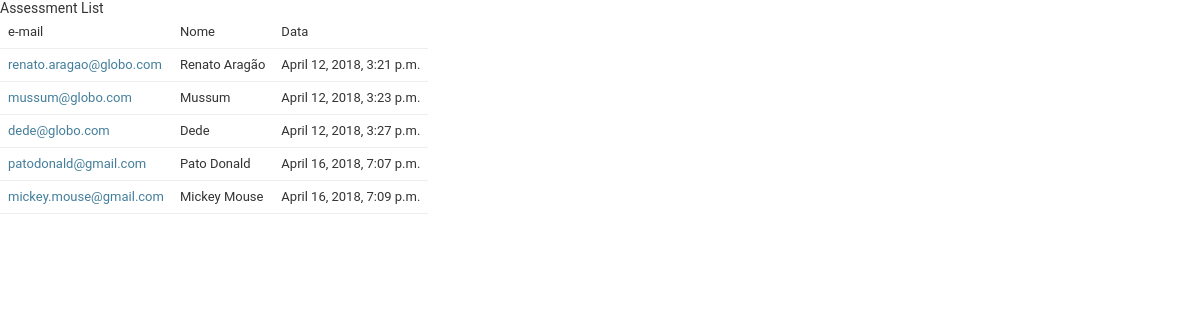
Page /maturity/assessments/ on the earlier database version.
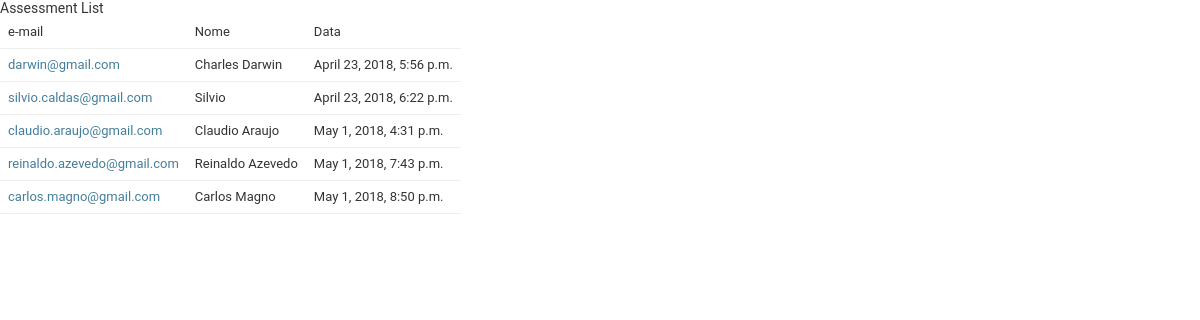
Same page on the later database version.
### maturity/models.py (models this page shows, shortened)
class Assessment(models.Model):
    assessment_date = models.DateTimeField()
    user_name = models.CharField(max_length=120)
    user_email = models.CharField(max_length=120)
    current_assessment_item = models.IntegerField(default=-1)

### maturity/views.py (the view)
# urls.py: path('assessments/', views.AssessmentListView.as_view(), name='assessments'),
class AssessmentListView(generic.ListView):
    template_name = 'maturity/assessment_list.html'
    def get_queryset(self):
        return Assessment.objects.all()

### maturity/templates/maturity/assessment_list.html (shortened to what this page needs)
{% load static %}
<link rel="stylesheet" type="text/css" href="{% static 'maturity/style.css' %}" />
<table>
    <thead>
        <tr><td>e-mail</td><td>Nome</td><td>Data</td></tr>
    </thead>
    <tbody>
        {% for assessment in assessment_list %}
        <tr>
            <td><a href="{% url 'maturity:answers' assessment.id %}">{{ assessment.user_email }}</a></td>
            <td>{{ assessment.user_name }}</td>
            <td>{{ assessment.assessment_date }}</td>
        </tr>
        {% endfor %}
    </tbody>
</table>

### maturity/static/maturity/style.css (style rules this page uses)
a:link, a:visited { color: #447e9b; text-decoration: none; }
table { border-collapse: collapse; border-color: #ccc; }
td, th { font-size: 13px; line-height: 16px; border-bottom: 1px solid #eee; vertical-align: top; padding: 8px; font-family: "Roboto", "Lucida Grande", Verdana, Arial, sans-serif; }

Differences in the rows shown:
removed Assessment: user_email "renato.aragao@globo.com", user_name "Renato Aragão", assessment_date "April 12, 2018, 3:21 p.m."
removed Assessment: user_email "mussum@globo.com", user_name "Mussum", assessment_date "April 12, 2018, 3:23 p.m."
removed Assessment: user_email "dede@globo.com", user_name "Dede", assessment_date "April 12, 2018, 3:27 p.m."
removed Assessment: user_email "patodonald@gmail.com", user_name "Pato Donald", assessment_date "April 16, 2018, 7:07 p.m."
removed Assessment: user_email "mickey.mouse@gmail.com", user_name "Mickey Mouse", assessment_date "April 16, 2018, 7:09 p.m."
added Assessment: user_email "darwin@gmail.com", user_name "Charles Darwin", assessment_date "April 23, 2018, 5:56 p.m."
added Assessment: user_email "silvio.caldas@gmail.com", user_name "Silvio", assessment_date "April 23, 2018, 6:22 p.m."
added Assessment: user_email "claudio.araujo@gmail.com", user_name "Claudio Araujo", assessment_date "May 1, 2018, 4:31 p.m."
added Assessment: user_email "reinaldo.azevedo@gmail.com", user_name "Reinaldo Azevedo", assessment_date "May 1, 2018, 7:43 p.m."
added Assessment: user_email "carlos.magno@gmail.com", user_name "Carlos Magno", assessment_date "May 1, 2018, 8:50 p.m."
